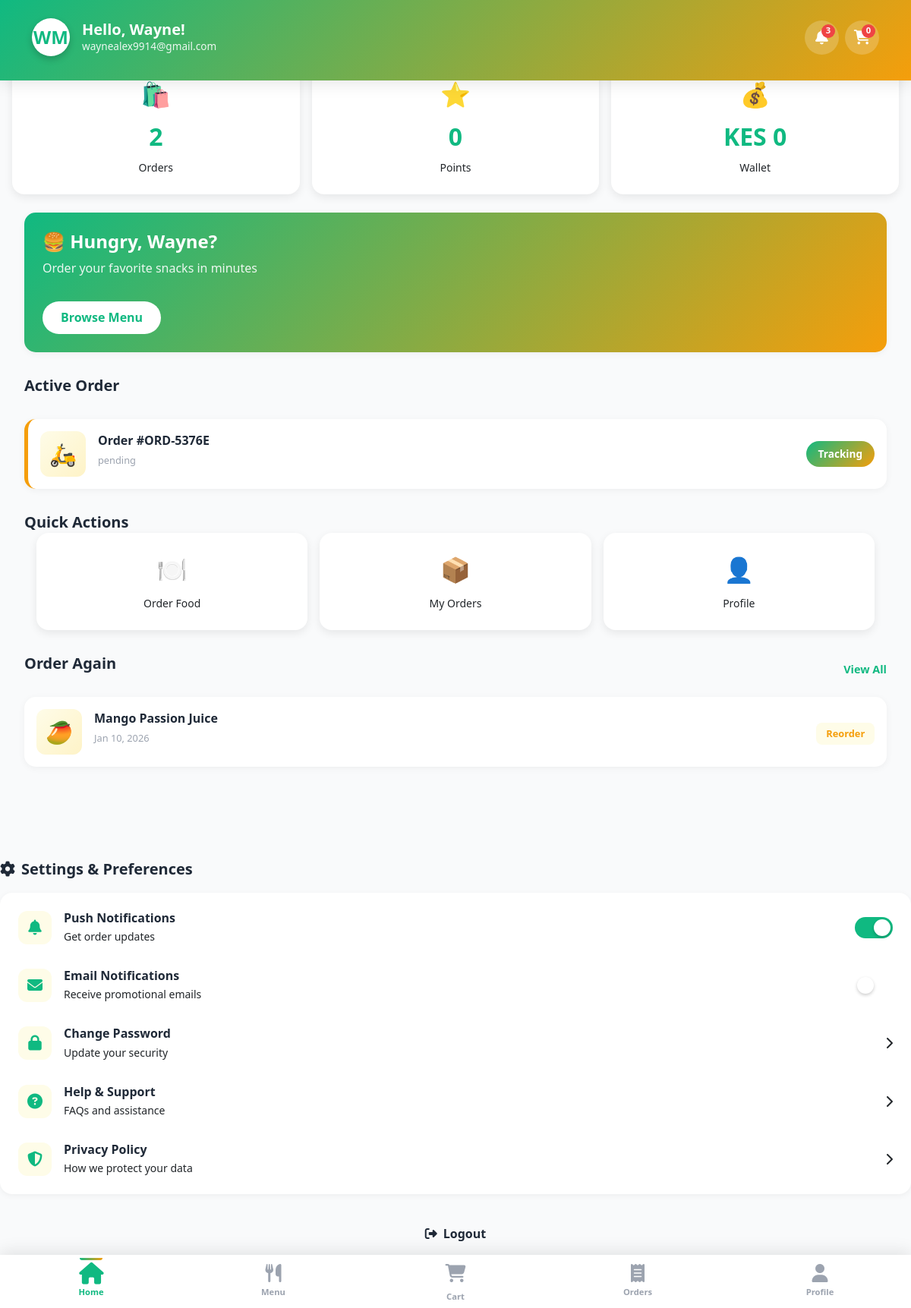
/dashboard/ (signed in), run on the app's committed database.
### Customer/models.py (models this page shows, shortened)
class User(AbstractBaseUser, PermissionsMixin):
    phone_regex = RegexValidator(
        regex=r'^07\d{8}$',
        message="Phone number must be in format: '07XXXXXXXX'"
    )
    phone = models.CharField(
        max_length=10,
        validators=[phone_regex],
        unique=True,
        primary_key=True
    )
    email = models.EmailField(max_length=255, unique=True)
    first_name = models.CharField(max_length=50)
    last_name = models.CharField(max_length=50)
    total_orders = models.PositiveIntegerField(default=0)
    loyalty_points = models.PositiveIntegerField(default=0)
    notification_enabled = models.BooleanField(default=True)
    is_active = models.BooleanField(default=True)
    is_staff = models.BooleanField(default=False)
    date_joined = models.DateTimeField(default=timezone.now)
    objects = UserManager()
    USERNAME_FIELD = 'phone'
    REQUIRED_FIELDS = ['email', 'first_name', 'last_name']
    class Meta:
        verbose_name = 'User'
        verbose_name_plural = 'Users'
    def get_full_name(self):
        return f"{self.first_name} {self.last_name}"
    @property
    def initials(self):
        return (
                (self.first_name[0] if self.first_name else "").upper() +
                (self.last_name[0] if self.last_name else "").upper()
        )

class Order(models.Model):
    ORDER_STATUS = [
        ('pending', 'Pending'),
        ('confirmed', 'Confirmed'),
        ('preparing', 'Preparing'),
        ('out_for_delivery', 'Out for Delivery'),
        ('delivered', 'Delivered'),
        ('cancelled', 'Cancelled'),
    ]
    PAYMENT_METHODS = [
        ('mpesa', 'M-Pesa'),
        ('cash', 'Cash on Delivery'),
    ]
    order_id = models.CharField(max_length=20, unique=True, editable=False)
    user = models.ForeignKey(User, on_delete=models.CASCADE, related_name='orders')
    status = models.CharField(max_length=20, choices=ORDER_STATUS, default='pending')
    payment_method = models.CharField(max_length=20, choices=PAYMENT_METHODS)
    payment_completed = models.BooleanField(default=False)
    subtotal = models.DecimalField(max_digits=10, decimal_places=2)
    delivery_fee = models.DecimalField(max_digits=10, decimal_places=2, default=0)
    total_price = models.DecimalField(max_digits=10, decimal_places=2)
    delivery_location = models.ForeignKey(DeliveryLocation, on_delete=models.SET_NULL, null=True)
    delivery_notes = models.TextField(blank=True)
    placed_at = models.DateTimeField(auto_now_add=True)
    estimated_delivery = models.DateTimeField(blank=True, null=True)
    delivered_at = models.DateTimeField(blank=True, null=True)
    assigned_rider = models.ForeignKey('Rider', on_delete=models.SET_NULL, blank=True, null=True)
    class Meta:
        ordering = ['-placed_at']

class OrderItem(models.Model):
    order = models.ForeignKey(Order, on_delete=models.CASCADE, related_name='items')
    item = models.ForeignKey(MenuItem, on_delete=models.CASCADE)
    quantity = models.PositiveIntegerField(default=1)
    price_at_order = models.DecimalField(max_digits=10, decimal_places=2)

class MenuItem(models.Model):
    name = models.CharField(max_length=100)
    description = models.TextField(blank=True)
    category = models.ForeignKey(Category, on_delete=models.CASCADE, related_name='items')
    price = models.DecimalField(max_digits=10, decimal_places=2, validators=[MinValueValidator(0)])
    emoji = models.CharField(max_length=10, default='🍔')
    times_ordered = models.PositiveIntegerField(default=0)
    average_rating = models.FloatField(default=4.5, validators=[MinValueValidator(0), MaxValueValidator(5)])
    in_stock = models.BooleanField(default=True)
    created_at = models.DateTimeField(auto_now_add=True)
    updated_at = models.DateTimeField(auto_now=True)
    is_active = models.BooleanField(default=True)
    class Meta:
        ordering = ['category', 'name']

### Customer/views.py (the view)
# urls.py: path('dashboard/', views.dashboard, name='dashboard'),
@login_required
def dashboard(request):
    user = request.user
    orders = (
        Order.objects.filter(user=user)
        .prefetch_related(
            Prefetch('items', queryset=OrderItem.objects.select_related('item'))
        )
        .order_by('-placed_at')
    )
    loyalty_points = getattr(user, 'loyalty_points', 0)
    recent_order = orders.first()
    active_order = (
        orders.filter(status__in=['pending', 'preparing', 'out_for_delivery'])
        .first()
    )
    categories = Category.objects.filter(
        is_active=True
    ).prefetch_related(
        Prefetch(
            'items',
            queryset=MenuItem.objects.filter(
                is_active=True,
                in_stock=True
            )
        )
    )
    return render(request, 'dashboard.html', {
        'orders': orders,
        'points': loyalty_points,
        'recent_order': recent_order,
        'active_order': active_order,
        'categories': categories
    })

### Customer/templates/dashboard.html (shortened to what this page needs)
<!DOCTYPE html>
<html lang="en">
<head>
    <link href="https://cdn.jsdelivr.net/npm/bootstrap@5.3.0/dist/css/bootstrap.min.css" rel="stylesheet">
    <link rel="stylesheet" href="https://cdnjs.cloudflare.com/ajax/libs/font-awesome/6.4.0/css/all.min.css">
</head>
<body>
<div class="top-header">
    <div class="container">
        <div class="user-greeting">
            <div class="user-info">
                <div class="user-avatar">{{ request.user.initials }}</div>
                <div class="user-details">
                    <h5>Hello, {{ request.user.first_name }}!</h5>
                    <p> {{ request.user.email }}</p>
                </div>
            </div>
            <div class="header-actions">
                <button class="notification-btn">
                    <i class="fas fa-bell"></i>
                    <span class="notification-badge">3</span>
                </button>
                <button class="cart-btn" onclick="switchSection('cartSection')">
                    <i class="fas fa-shopping-cart"></i>
                    <span class="cart-badge-header" id="cartCountHeader">0</span>
                </button>
            </div>
        </div>
    </div>
</div>
<div class="quick-stats">
    <div class="stat-card">
        <div class="stat-icon">🛍️</div>
        <span class="stat-value">{{ orders.count }}</span>
        <span class="stat-label">Orders</span>
    </div>
    <div class="stat-card">
        <div class="stat-icon">⭐</div>
        <span class="stat-value">{{ points }}</span>
        <span class="stat-label">Points</span>
    </div>
    <div class="stat-card">
        <div class="stat-icon">💰</div>
        <span class="stat-value">KES 0</span>
        <span class="stat-label">Wallet</span>
    </div>
</div>
<div class="main-content">
    <div class="content-section active" id="homeSection">
        <div class="section">
            <div class="profile-card"
                 style="background: linear-gradient(135deg, var(--primary-green), var(--primary-orange)); color:white;">
                <h4 style="font-weight:bold;">🍔 Hungry, {{ request.user.first_name }}?</h4>
                <p style="opacity:.9;">Order your favorite snacks in minutes</p>
                <button onclick="switchSection('menuSection')"
                        style="margin-top:1rem; background:white; color:var(--primary-green); border:none;
                    padding:0.6rem 1.5rem; border-radius:25px; font-weight:bold;">
                    Browse Menu
                </button>
            </div>
        </div>
        <div class="section">
            <div class="section-header">
                <h3 class="section-title">Active Order</h3>
            </div>
            {% if active_order %}
                <div class="order-history-card"
                     style="border-left:5px solid var(--primary-orange);">
                    <div class="order-icon">🛵</div>
                    <div class="order-details">
                        <div class="order-title">Order #{{ active_order.order_id }}</div>
                        <div class="order-date">{{ active_order.status }}</div>
                    </div>
                    <div class="order-price">
                        <span class="status-badge">Tracking</span>
                    </div>
                </div>
            {% endif %}
        </div>
        <div class="section">
            <div class="section-header">
                <h3 class="section-title">Quick Actions</h3>
            </div>
            <div class="quick-stats">
                <div class="stat-card" onclick="switchSection('menuSection')">
                    <div class="stat-icon">🍽️</div>
                    <span class="stat-label">Order Food</span>
                </div>
                <div class="stat-card" onclick="switchSection('ordersSection')">
                    <div class="stat-icon">📦</div>
                    <span class="stat-label">My Orders</span>
                </div>
                <div class="stat-card" onclick="switchSection('profileSection')">
                    <div class="stat-icon">👤</div>
                    <span class="stat-label">Profile</span>
                </div>
            </div>
        </div>
        {% if recent_order %}
            <div class="section">
                <div class="section-header">
                    <h3 class="section-title">Order Again</h3>
                    <a href="#" class="see-all" onclick="switchSection('ordersSection')">View All</a>
                </div>
                <div class="order-history-card">
                    <div class="order-icon">
                        {{ recent_order.items.first.item.emoji|default:"🍽️" }}
                    </div>
                    <div class="order-details">
                        <div class="order-title">
                            {% for item in recent_order.items.all %}
                                {{ item.item.name }}{% if not forloop.last %}, {% endif %}
                            {% endfor %}
                        </div>
                        <div class="order-date">
                            {{ recent_order.placed_at|date:"M d, Y" }}
                        </div>
                    </div>
                    <div class="order-price">
                        <button class="reorder-btn">Reorder</button>
                    </div>
                </div>
            </div>
        {% endif %}
    </div>
</div>
<div class="section-title mt-4">
    <i class="fas fa-cog"></i>
    Settings & Preferences
</div>
<div class="settings-card">
    <div class="setting-item">
        <div class="setting-left">
            <div class="setting-icon">
                <i class="fas fa-bell"></i>
            </div>
            <div class="setting-text">
                <h4>Push Notifications</h4>
                <p>Get order updates</p>
            </div>
        </div>
        <div class="toggle-switch active" onclick="toggleSwitch(this)">
            <div class="toggle-slider"></div>
        </div>
    </div>
    <div class="setting-item">
        <div class="setting-left">
            <div class="setting-icon">
                <i class="fas fa-envelope"></i>
            </div>
            <div class="setting-text">
                <h4>Email Notifications</h4>
                <p>Receive promotional emails</p>
            </div>
        </div>
        <div class="toggle-switch" onclick="toggleSwitch(this)">
            <div class="toggle-slider"></div>
        </div>
    </div>
    <div class="setting-item" onclick="showToast('🔒 Password change feature coming soon!')">
        <div class="setting-left">
            <div class="setting-icon">
                <i class="fas fa-lock"></i>
            </div>
            <div class="setting-text">
                <h4>Change Password</h4>
                <p>Update your security</p>
            </div>
        </div>
        <i class="fas fa-chevron-right setting-arrow"></i>
    </div>
    <div class="setting-item" onclick="showToast('❓ Help center opening soon!')">
        <div class="setting-left">
            <div class="setting-icon">
                <i class="fas fa-question-circle"></i>
            </div>
            <div class="setting-text">
                <h4>Help & Support</h4>
                <p>FAQs and assistance</p>
            </div>
        </div>
        <i class="fas fa-chevron-right setting-arrow"></i>
    </div>
    <div class="setting-item" onclick="showToast('📄 Privacy policy opening...')">
        <div class="setting-left">
            <div class="setting-icon">
                <i class="fas fa-shield-alt"></i>
            </div>
            <div class="setting-text">
                <h4>Privacy Policy</h4>
                <p>How we protect your data</p>
            </div>
        </div>
        <i class="fas fa-chevron-right setting-arrow"></i>
    </div>
</div>
<button class="logout-btn" onclick="logout()">
    <i class="fas fa-sign-out-alt"></i>
    Logout
</button>
<div class="bottom-nav">
    <a href="#" class="nav-item active" data-section="homeSection">
        <i class="nav-icon fas fa-home"></i>
        <span class="nav-label">Home</span>
    </a>
    <a href="#" class="nav-item" data-section="menuSection">
        <i class="nav-icon fas fa-utensils"></i>
        <span class="nav-label">Menu</span>
    </a>
    <a href="#" class="nav-item" data-section="cartSection">
        <div class="nav-icon">
            <i class="fas fa-shopping-cart"></i>
        </div>
        <span class="nav-label">Cart</span>
    </a>
    <a href="#" class="nav-item" data-section="ordersSection">
        <i class="nav-icon fas fa-receipt"></i>
        <span class="nav-label">Orders</span>
    </a>
    <a href="#" class="nav-item" data-section="profileSection">
        <i class="nav-icon fas fa-user"></i>
        <span class="nav-label">Profile</span>
    </a>
</div>
</body>
</html>

### data on the page
User: user.initials "WM", user.first_name "Wayne", user.email "waynealex9914@gmail.com"
Order: order_id "ORD-5376E", status "pending", items.first.item.emoji "🥭", placed_at "Jan 10, 2026"
OrderItem: item.name "Mango Passion Juice"

### other printed values
{{ orders.count }} "2"
{{ points }} "0"
